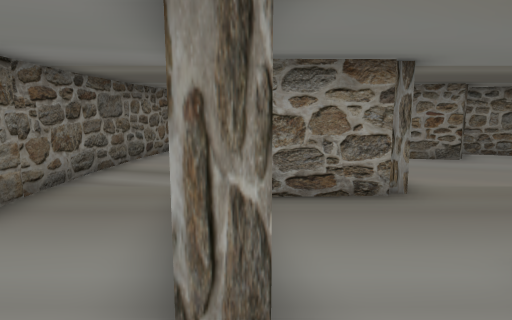
view 1 (above)

20 first-person views from a walk through a Unity game level. The camera is 1.3 m above the floor, tilts 8° down and sees 75° across. The floor is counted in squares, 1 m on a side. Each view is taken from the middle of a square. On the plan, view 1 faces up. The plan holds only what a view shows up to about 14 squares ahead; the rest is blank. The place goes on beyond the plan.

view 2
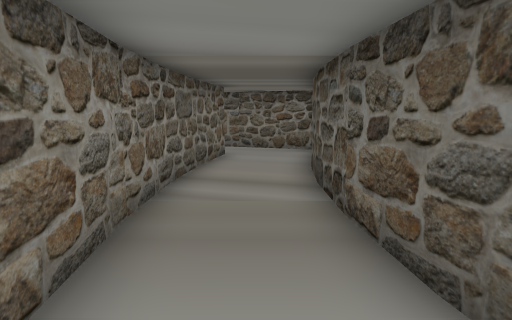

view 3
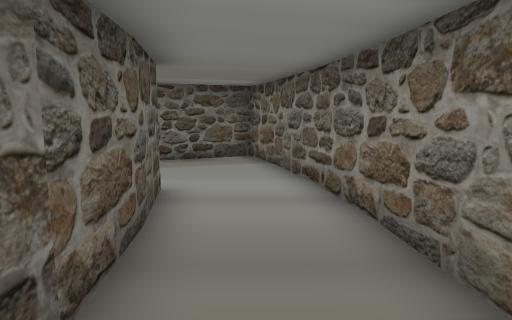

view 4
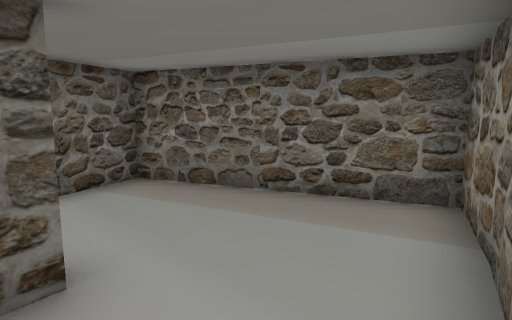

view 5
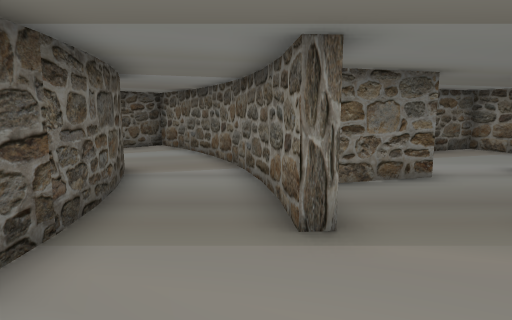

view 6
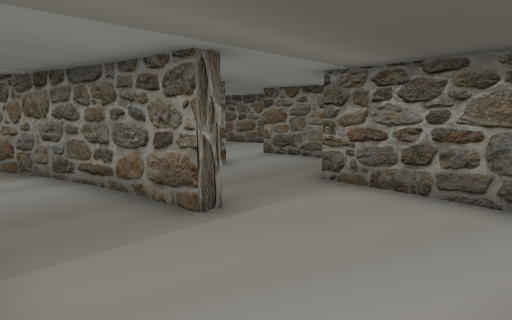

view 7
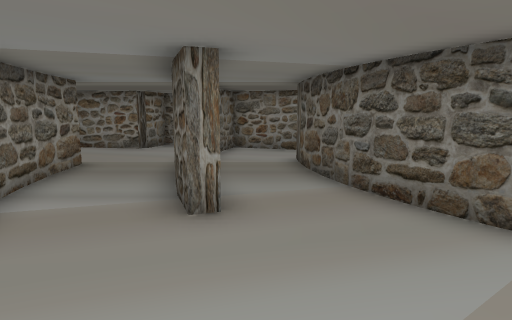

view 8
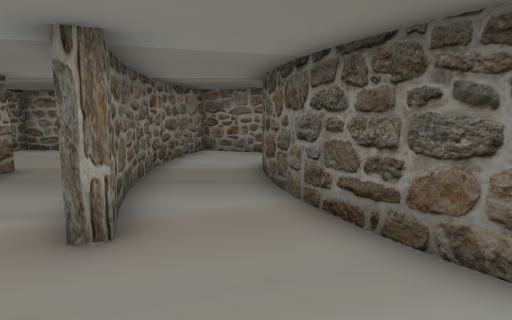

view 9
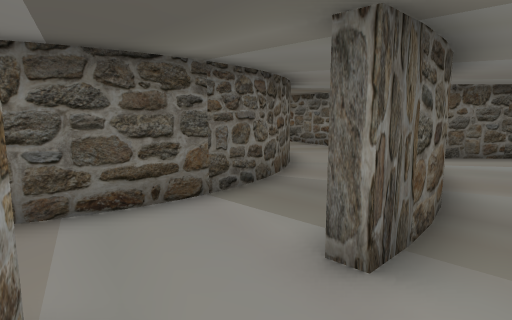

view 10
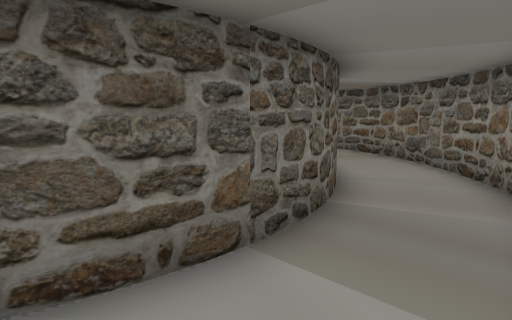

view 11
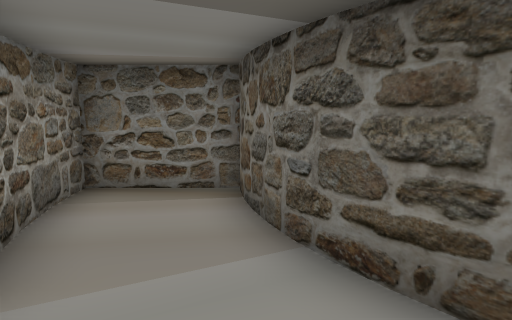

view 12
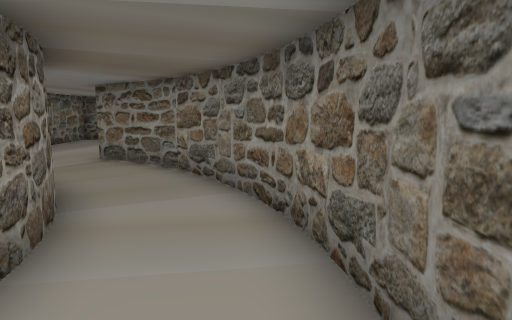

view 13
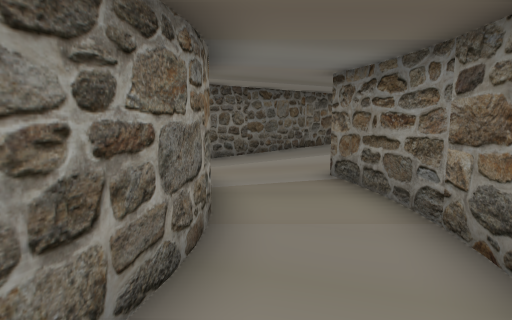

view 14
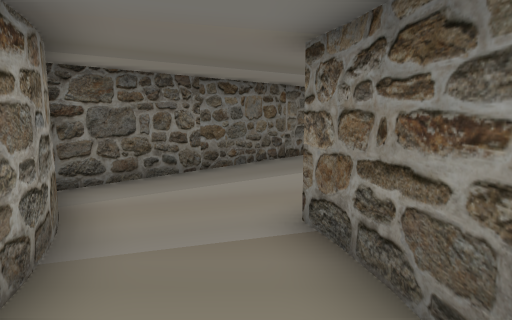

view 15
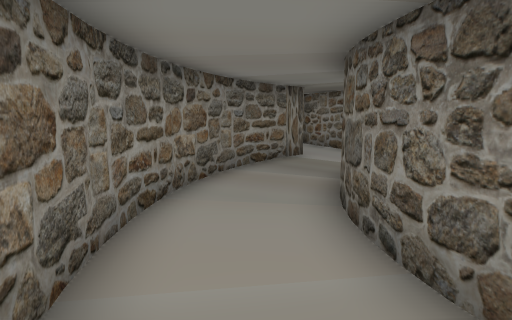

view 16
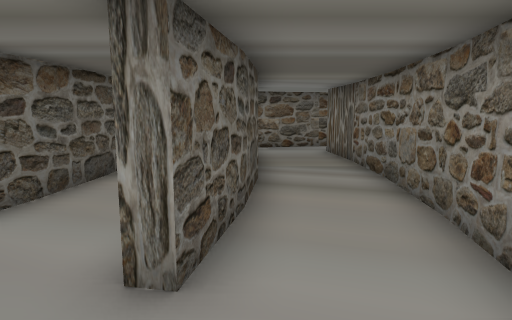

view 17
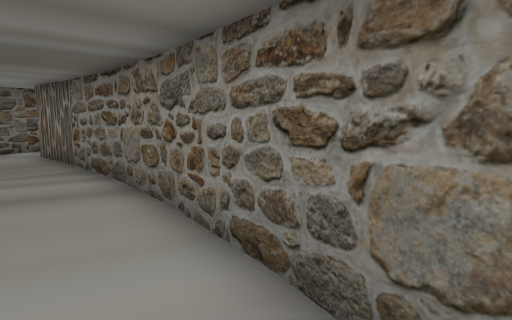

view 18
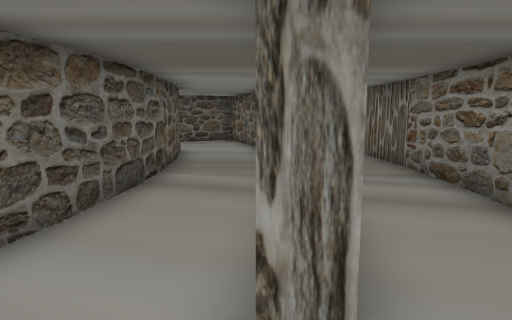

view 19
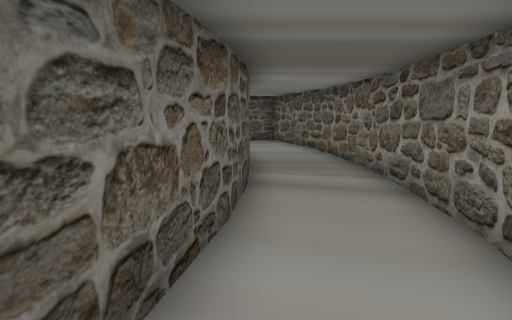

view 20
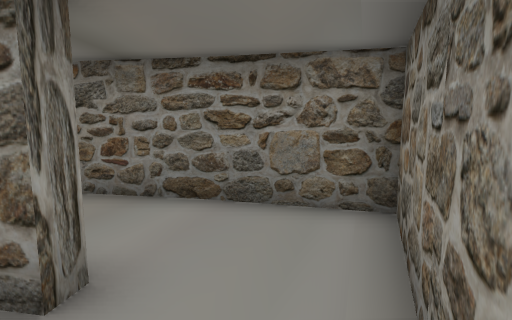

### Floor plan
Key: @ floor where view 1 was taken; # wall or solid block; . floor.
Columns run from 7 left of view 1 to 30 right of it. Each row starts with its distance up from view 1.
 15  ####
 14  #..####
 13  #.....#
 12  #.....#            ###
 11 ##.##..#     ###   ##.##
 10 #..#...# #####.#####..##
  9 #..#..## #......#.##..#
  8 #..#..#  #.....##.....#
  7 #..#..#  #.....#.....##
  6 #..#..#  #.....#..#..##
  5 #..#..####..#..##.##..#
  4 #..#..##....#...#..#..#
  3 #..#...#.. ###..#..#..##
  2  ..#...#..####..#..##..##
  1 #####.....#  ##.....#...##    #####
  0     #..@..#   #.....##...######...##
 -1     #.... #   # ....### ...........##
 -2     ##.####   ##...##  ##...........##
 -3      ###       ##.##    ######## ....#

Where each view was taken, in squares from view 1:
view 1: 0 up, 0 right, facing up
view 2: 1 up, 2 left, facing up
view 3: 7 up, 2 left, facing down
view 4: 2 up, 3 left, facing down-right
view 5: 9 up, 6 right, facing down
view 6: 9 up, 8 right, facing down-left
view 7: 3 down, 10 right, facing up
view 8: 2 down, 11 right, facing up
view 9: 9 up, 10 right, facing down-right
view 10: 8 up, 12 right, facing down-right
view 11: 6 up, 12 right, facing up-right
view 12: 1 up, 14 right, facing down-right
view 13: 1 down, 17 right, facing right
view 14: 2 down, 20 right, facing right
view 15: 2 down, 18 right, facing up-left
view 16: 14 up, 4 left, facing down
view 17: 14 up, 4 left, facing down-left
view 18: 13 up, 3 left, facing down
view 19: 13 up, 1 left, facing down
view 20: 13 up, 1 left, facing left
